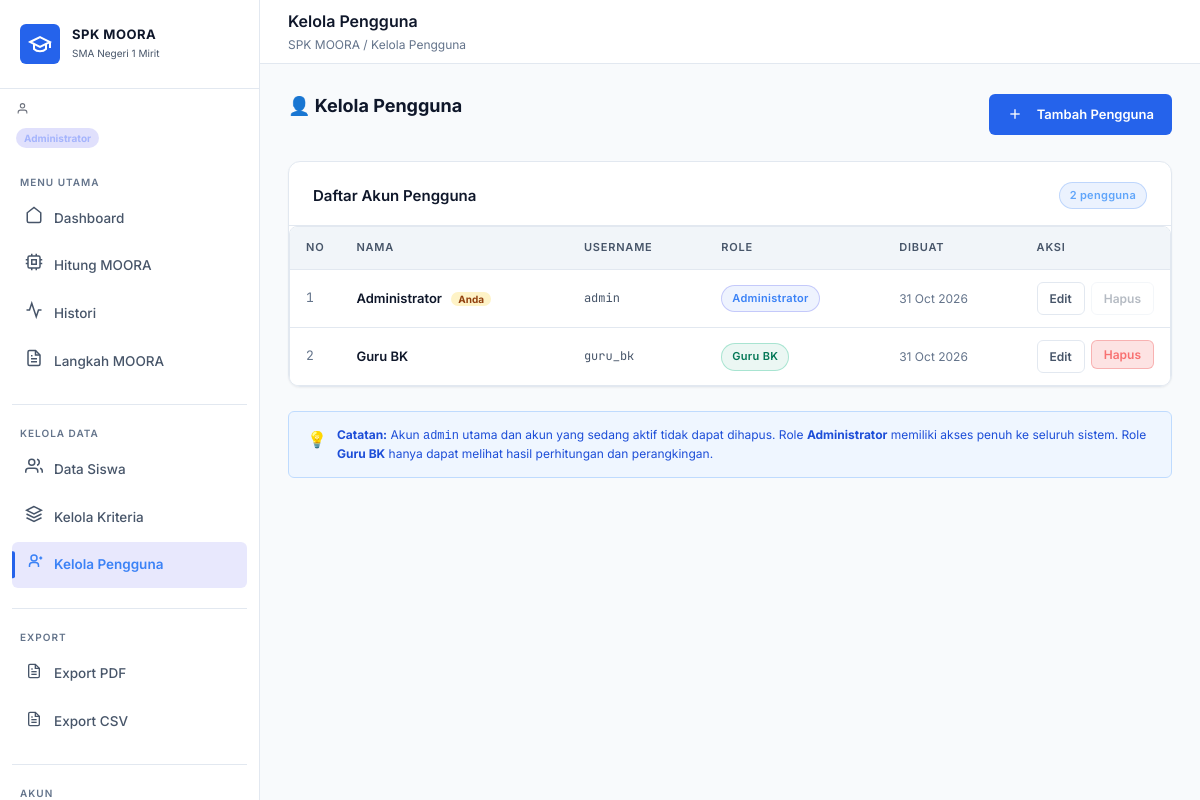
The app's page /modules/users/index.php (signed in) with its own data.
### tables this page shows
CREATE TABLE `users` (
    `id`         INT UNSIGNED AUTO_INCREMENT PRIMARY KEY,
    `username`   VARCHAR(50) NOT NULL UNIQUE,
    `password`   VARCHAR(255) NOT NULL,
    `nama`       VARCHAR(100) NOT NULL,
    `role`       ENUM('admin', 'guru_bk') NOT NULL DEFAULT 'admin',
    `created_at` TIMESTAMP DEFAULT CURRENT_TIMESTAMP
);

### includes/auth.php (called while the page is built, shortened)
<?php
function getCurrentUser(): ?array {
    if (isset($_SESSION['user_id'])) {
        return [
            'id'       => $_SESSION['user_id'],
            'username' => $_SESSION['username'],
            'nama'     => $_SESSION['nama'],
            'role'     => $_SESSION['role']
        ];
    }
    return null;
}

### config/database.php (called while the page is built, shortened)
<?php
function getDB(): PDO {
    static $pdo = null;
    if ($pdo === null) {
        $dsn = sprintf(
            'mysql:host=%s;port=%d;dbname=%s;charset=%s',
            DB_HOST, DB_PORT, DB_NAME, DB_CHARSET
        );
        $options = [
            PDO::ATTR_ERRMODE            => PDO::ERRMODE_EXCEPTION,
            PDO::ATTR_DEFAULT_FETCH_MODE => PDO::FETCH_ASSOC,
            PDO::ATTR_EMULATE_PREPARES   => false,
        ];
        try {
            $pdo = new PDO($dsn, DB_USER, DB_PASS, $options);
        } catch (PDOException $e) {
            die('<div style="color:red;padding:20px;font-family:monospace;">
                <strong>DATABASE ERROR:</strong><br>' . htmlspecialchars($e->getMessage()) .
                '<br><br>Pastikan XAMPP MySQL sudah berjalan dan database <code>' . DB_NAME . '</code> sudah dibuat.
                <br>Jalankan file <code>database/schema.sql</code> di phpMyAdmin terlebih dahulu.
            </div>');
        }
    }
    return $pdo;
}
function dbQuery(string $sql, array $params = []): array {
    $stmt = getDB()->prepare($sql);
    $stmt->execute($params);
    return $stmt->fetchAll();
}

### modules/users/index.php (the view, shortened to what this page needs)
<?php
require_once __DIR__ . '/../../includes/auth.php';
require_once __DIR__ . '/../../config/database.php';
require_once __DIR__ . '/../../includes/layout.php';
$users = dbQuery('SELECT id, username, nama, role, created_at FROM users ORDER BY role ASC, nama ASC');
$roleLabels = [
    'admin'   => 'Administrator',
    'guru_bk' => 'Guru BK',
];
layoutStart('Kelola Pengguna', 'users');
?>
<div class="flex-between mb-24">
    <div class="section-heading">👤 Kelola Pengguna</div>
    <a href="create.php" class="btn btn-primary">
        <svg width="16" height="16" fill="none" stroke="currentColor" stroke-width="2" viewBox="0 0 24 24" style="margin-right:6px;vertical-align:-2px"><line x1="12" y1="5" x2="12" y2="19"></line><line x1="5" y1="12" x2="19" y2="12"></line></svg>
        Tambah Pengguna
    </a>
</div>
<div class="card">
    <div class="card-header">
        <div class="card-title">Daftar Akun Pengguna</div>
        <span class="badge badge-info"><?= count($users) ?> pengguna</span>
    </div>
    <div class="table-wrapper">
        <table>
            <thead>
                <tr>
                    <th style="width:40px">No</th>
                    <th>Nama</th>
                    <th>Username</th>
                    <th>Role</th>
                    <th>Dibuat</th>
                    <th style="width:140px">Aksi</th>
                </tr>
            </thead>
            <tbody>
                <?php if (empty($users)): ?>
                <tr>
                    <td colspan="6" class="text-center text-muted" style="padding:32px;">
                        Belum ada data pengguna.
                    </td>
                </tr>
                <?php else: ?>
                <?php foreach ($users as $i => $u): ?>
                <?php
                    $isSelf   = ((int)$u['id'] === (int)($_SESSION['user_id'] ?? 0));
                    $isAdmin  = ($u['role'] === 'admin' && $u['username'] === 'admin');
                    $roleBadge = $u['role'] === 'admin' ? 'ipa' : 'ips';
                    $roleLabel = $roleLabels[$u['role']] ?? $u['role'];
                ?>
                <tr>
                    <td class="font-mono text-muted"><?= $i + 1 ?></td>
                    <td class="td-highlight">
                        <?= htmlspecialchars($u['nama']) ?>
                        <?php if ($isSelf): ?>
                        <span style="font-size:10px;background:#fef3c7;color:#92400e;padding:1px 7px;border-radius:100px;margin-left:6px;font-weight:700;">Anda</span>
                        <?php endif; ?>
                    </td>
                    <td class="td-mono"><?= htmlspecialchars($u['username']) ?></td>
                    <td>
                        <span class="badge badge-<?= $roleBadge ?>"><?= $roleLabel ?></span>
                    </td>
                    <td class="text-muted" style="font-size:12px;">
                        <?= date('d M Y', strtotime($u['created_at'])) ?>
                    </td>
                    <td>
                        <div style="display:flex;gap:6px;">
                            <a href="edit.php?id=<?= $u['id'] ?>" class="btn btn-secondary btn-sm">Edit</a>
                            <?php if (!$isSelf && !$isAdmin): ?>
                            <form method="POST" style="display:inline;">
                                <button type="submit" class="btn btn-danger btn-sm"
                                        data-confirm="Hapus pengguna '<?= htmlspecialchars($u['nama']) ?>'?">
                                    Hapus
                                </button>
                            </form>
                            <?php else: ?>
                            <button class="btn btn-secondary btn-sm" disabled title="Tidak dapat dihapus" style="opacity:0.4;cursor:not-allowed;">Hapus</button>
                            <?php endif; ?>
                        </div>
                    </td>
                </tr>
                <?php endforeach; ?>
                <?php endif; ?>
            </tbody>
        </table>
    </div>
</div>
<div class="alert alert-info mt-24" style="font-size:12px;">
    <span class="alert-icon">💡</span>
    <div>
        <strong>Catatan:</strong>
        Akun <code>admin</code> utama dan akun yang sedang aktif tidak dapat dihapus.
        Role <strong>Administrator</strong> memiliki akses penuh ke seluruh sistem.
        Role <strong>Guru BK</strong> hanya dapat melihat hasil perhitungan dan perangkingan.
    </div>
</div>
<?php layoutEnd(); ?>

### includes/layout.php (shortened to what this page needs)
<?php
function layoutStart(string $pageTitle = 'SPK MOORA', string $activePage = ''): void {
    $projectRoot  = str_replace('\\', '/', dirname(__DIR__));
    $callerFile   = str_replace('\\', '/', debug_backtrace()[0]['file']);
    $relativePath = str_replace($projectRoot, '', dirname($callerFile));
    $depth  = substr_count($relativePath, '/');
    $ROOT   = str_repeat('../', $depth);
    $user     = getCurrentUser();
    $role     = $user['role']  ?? 'guest';
    $isAdminUser = ($role === 'admin');
    $icoHome     = '<svg width="18" height="18" fill="none" stroke="currentColor" stroke-width="2" viewBox="0 0 24 24"><path d="M3 9l9-7 9 7v11a2 2 0 0 1-2 2H5a2 2 0 0 1-2-2z"></path></svg>';
    $icoUsers    = '<svg width="18" height="18" fill="none" stroke="currentColor" stroke-width="2" viewBox="0 0 24 24"><path d="M17 21v-2a4 4 0 0 0-4-4H5a4 4 0 0 0-4 4v2"></path><circle cx="9" cy="7" r="4"></circle><path d="M23 21v-2a4 4 0 0 0-3-3.87"></path><path d="M16 3.13a4 4 0 0 1 0 7.75"></path></svg>';
    $icoCalc     = '<svg width="18" height="18" fill="none" stroke="currentColor" stroke-width="2" viewBox="0 0 24 24"><rect x="4" y="4" width="16" height="16" rx="2" ry="2"></rect><rect x="9" y="9" width="6" height="6"></rect><line x1="9" y1="1" x2="9" y2="4"></line><line x1="15" y1="1" x2="15" y2="4"></line><line x1="9" y1="20" x2="9" y2="23"></line><line x1="15" y1="20" x2="15" y2="23"></line><line x1="20" y1="9" x2="23" y2="9"></line><line x1="20" y1="14" x2="23" y2="14"></line><line x1="1" y1="9" x2="4" y2="9"></line><line x1="1" y1="14" x2="4" y2="14"></line></svg>';
    $icoKriteria = '<svg width="18" height="18" fill="none" stroke="currentColor" stroke-width="2" viewBox="0 0 24 24"><polygon points="12 2 2 7 12 12 22 7 12 2"></polygon><polyline points="2 17 12 22 22 17"></polyline><polyline points="2 12 12 17 22 12"></polyline></svg>';
    $icoHistori  = '<svg width="18" height="18" fill="none" stroke="currentColor" stroke-width="2" viewBox="0 0 24 24"><polyline points="22 12 18 12 15 21 9 3 6 12 2 12"></polyline></svg>';
    $icoPDF      = '<svg width="16" height="16" fill="none" stroke="currentColor" stroke-width="2" viewBox="0 0 24 24"><path d="M14 2H6a2 2 0 0 0-2 2v16a2 2 0 0 0 2 2h12a2 2 0 0 0 2-2V8z"></path><polyline points="14 2 14 8 20 8"></polyline><line x1="16" y1="13" x2="8" y2="13"></line><line x1="16" y1="17" x2="8" y2="17"></line><polyline points="10 9 9 9 8 9"></polyline></svg>';
    $icoCSV      = '<svg width="16" height="16" fill="none" stroke="currentColor" stroke-width="2" viewBox="0 0 24 24"><path d="M14 2H6a2 2 0 0 0-2 2v16a2 2 0 0 0 2 2h12a2 2 0 0 0 2-2V8z"></path><polyline points="14 2 14 8 20 8"></polyline><line x1="8" y1="13" x2="16" y2="13"></line><line x1="8" y1="17" x2="16" y2="17"></line><polyline points="10 9 9 9 8 9"></polyline></svg>';
    $icoUser     = '<svg width="13" height="13" fill="none" stroke="currentColor" stroke-width="2" viewBox="0 0 24 24"><path d="M20 21v-2a4 4 0 0 0-4-4H8a4 4 0 0 0-4 4v2"></path><circle cx="12" cy="7" r="4"></circle></svg>';
    $roleBadgeStyle = $isAdminUser
        ? 'background: rgba(99,102,241,.20); color: #a5b4fc;'
        : 'background: rgba(16,185,129,.15); color: #6ee7b7;';
    $roleLabel = $isAdminUser ? 'Administrator' : 'Guru BK';
    ?>
<!DOCTYPE html>
<html lang="id">
<head>
    <link rel="stylesheet" href="<?= $ROOT ?>assets/css/style.css?v=2.1">
</head>
<body>
<div class="app-wrapper">
    <aside class="sidebar" id="sidebar">
        <div class="sidebar-logo">
            <div class="logo-icon">
                <svg width="24" height="24" fill="none" stroke="white" stroke-width="2" viewBox="0 0 24 24">
                    <path d="M22 10v6M2 10l10-5 10 5-10 5z"></path>
                    <path d="M6 12v5c3 3 9 3 12 0v-5"></path>
                </svg>
            </div>
            <div class="logo-text">
                <div class="logo-title">SPK MOORA</div>
                <div class="logo-subtitle">SMA Negeri 1 Mirit</div>
            </div>
        </div>
        <div style="padding: 10px 16px 12px; border-bottom: 1px solid rgba(255,255,255,.08); margin-bottom: 4px;">
            <div style="display:flex; align-items:center; gap:8px; margin-bottom:5px;">
                <span style="opacity:.6;"><?= $icoUser ?></span>
                <span style="font-size:13px; font-weight:600; color:rgba(255,255,255,.9); white-space:nowrap; overflow:hidden; text-overflow:ellipsis;">
                </span>
            </div>
            <span style="display:inline-block; font-size:10px; font-weight:700; padding:2px 8px; border-radius:100px; <?= $roleBadgeStyle ?>">
                <?= $roleLabel ?>
            </span>
        </div>
        <nav class="sidebar-nav">
            <div class="sidebar-section-label">Menu Utama</div>
            <a href="<?= $ROOT ?>dashboard.php"
               class="nav-item <?= $activePage === 'dashboard' ? 'active' : '' ?>">
                <span class="nav-icon"><?= $icoHome ?></span> Dashboard
            </a>
            <a href="<?= $ROOT ?>modules/perhitungan/index.php"
               class="nav-item <?= $activePage === 'perhitungan' ? 'active' : '' ?>">
                <span class="nav-icon"><?= $icoCalc ?></span>
                <?= $isAdminUser ? 'Hitung MOORA' : 'Hasil Perhitungan' ?>
            </a>
            <a href="<?= $ROOT ?>modules/histori/index.php"
               class="nav-item <?= $activePage === 'histori' ? 'active' : '' ?>">
                <span class="nav-icon"><?= $icoHistori ?></span> Histori
            </a>
            <a href="<?= $ROOT ?>modules/langkah/index.php"
               class="nav-item <?= $activePage === 'langkah' ? 'active' : '' ?>">
                <span class="nav-icon"></span> Langkah MOORA
            </a>
            <?php if ($isAdminUser): ?>
            <div class="divider"></div>
            <div class="sidebar-section-label">Kelola Data</div>
            <a href="<?= $ROOT ?>modules/siswa/index.php"
               class="nav-item <?= $activePage === 'siswa' ? 'active' : '' ?>">
                <span class="nav-icon"><?= $icoUsers ?></span> Data Siswa
            </a>
            <a href="<?= $ROOT ?>modules/kriteria/index.php"
               class="nav-item <?= $activePage === 'kriteria' ? 'active' : '' ?>">
                <span class="nav-icon"><?= $icoKriteria ?></span> Kelola Kriteria
            </a>
            <a href="<?= $ROOT ?>modules/users/index.php"
               class="nav-item <?= $activePage === 'users' ? 'active' : '' ?>">
                <span class="nav-icon"><svg width="18" height="18" fill="none" stroke="currentColor" stroke-width="2" viewBox="0 0 24 24"><circle cx="12" cy="8" r="4"></circle><path d="M6 20v-2a4 4 0 0 1 4-4h4a4 4 0 0 1 4 4v2"></path><line x1="19" y1="8" x2="23" y2="8"></line><line x1="21" y1="6" x2="21" y2="10"></line></svg></span> Kelola Pengguna
            </a>
            <?php endif; ?>
            <div class="divider"></div>
            <div class="sidebar-section-label">Export</div>
            <a href="<?= $ROOT ?>modules/export/pdf.php" class="nav-item" target="_blank">
                <span class="nav-icon"><?= $icoPDF ?></span> Export PDF
            </a>
            <a href="<?= $ROOT ?>modules/export/csv.php" class="nav-item">
                <span class="nav-icon"><?= $icoCSV ?></span> Export CSV
            </a>
            <div class="divider"></div>
            <div class="sidebar-section-label">Akun</div>
        </nav>
    </aside>
    <div class="main-content">
        <div class="top-bar">
            <div class="top-bar-title-wrap">
                <div class="page-title"><?= htmlspecialchars($pageTitle) ?></div>
                <div class="breadcrumb">SPK MOORA / <?= htmlspecialchars($pageTitle) ?></div>
            </div>
        </div>
        <div class="content-area animate-fade-in">
    <?php
}
function layoutEnd(): void {
    ?>
        </div>
    </div>
</div>
</body>
</html>
    <?php
}

### records on screen
users: role "Administrator", nama "Administrator", shows "Anda", username "admin", created_at "31 Oct 2026", shows "Hapus"
users: nama "Guru BK", username "guru_bk", role "Guru BK", created_at "31 Oct 2026"

### other values on screen
$pageTitle "Kelola Pengguna"
count($users) "2"
